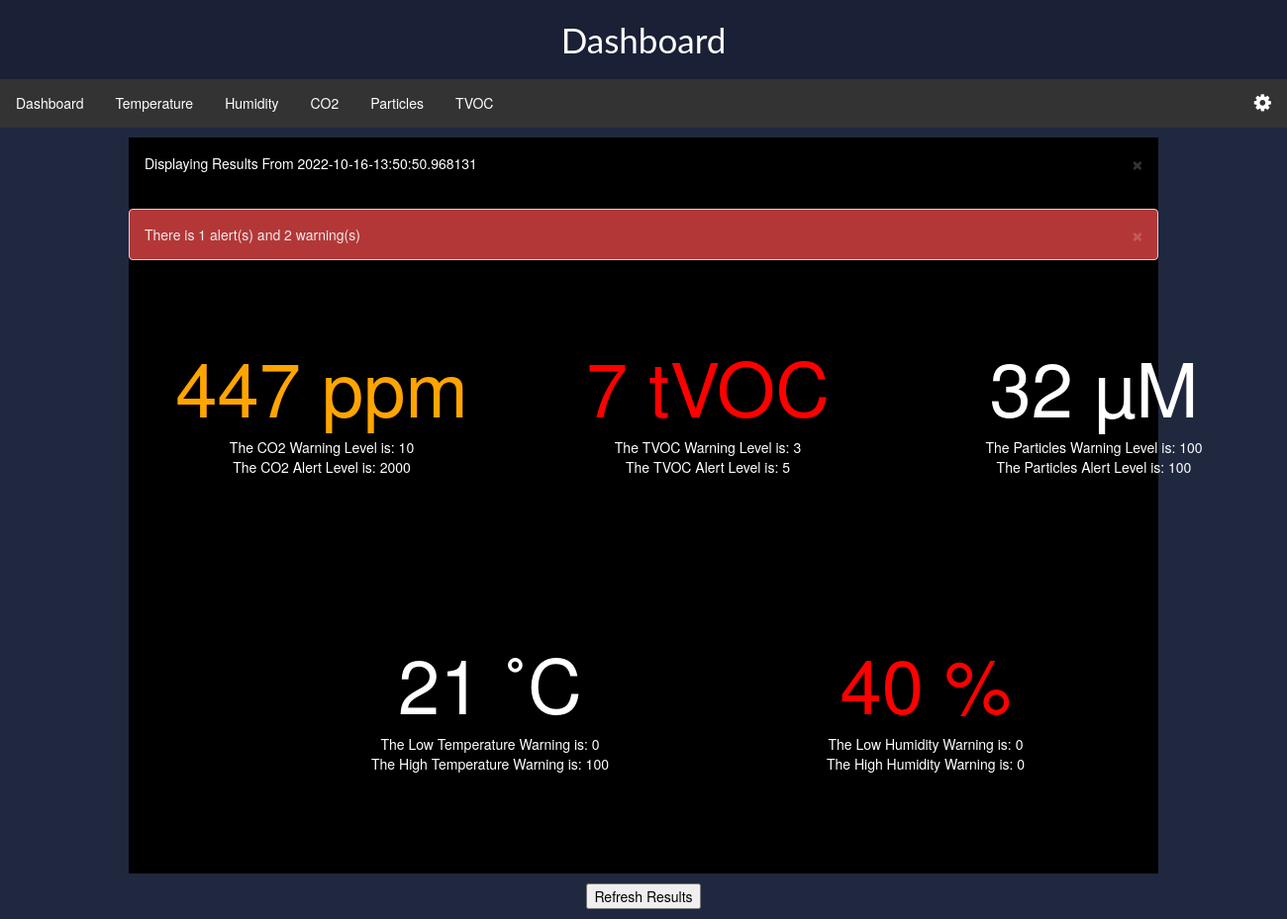
Before: /main_dashboard with the older database file.
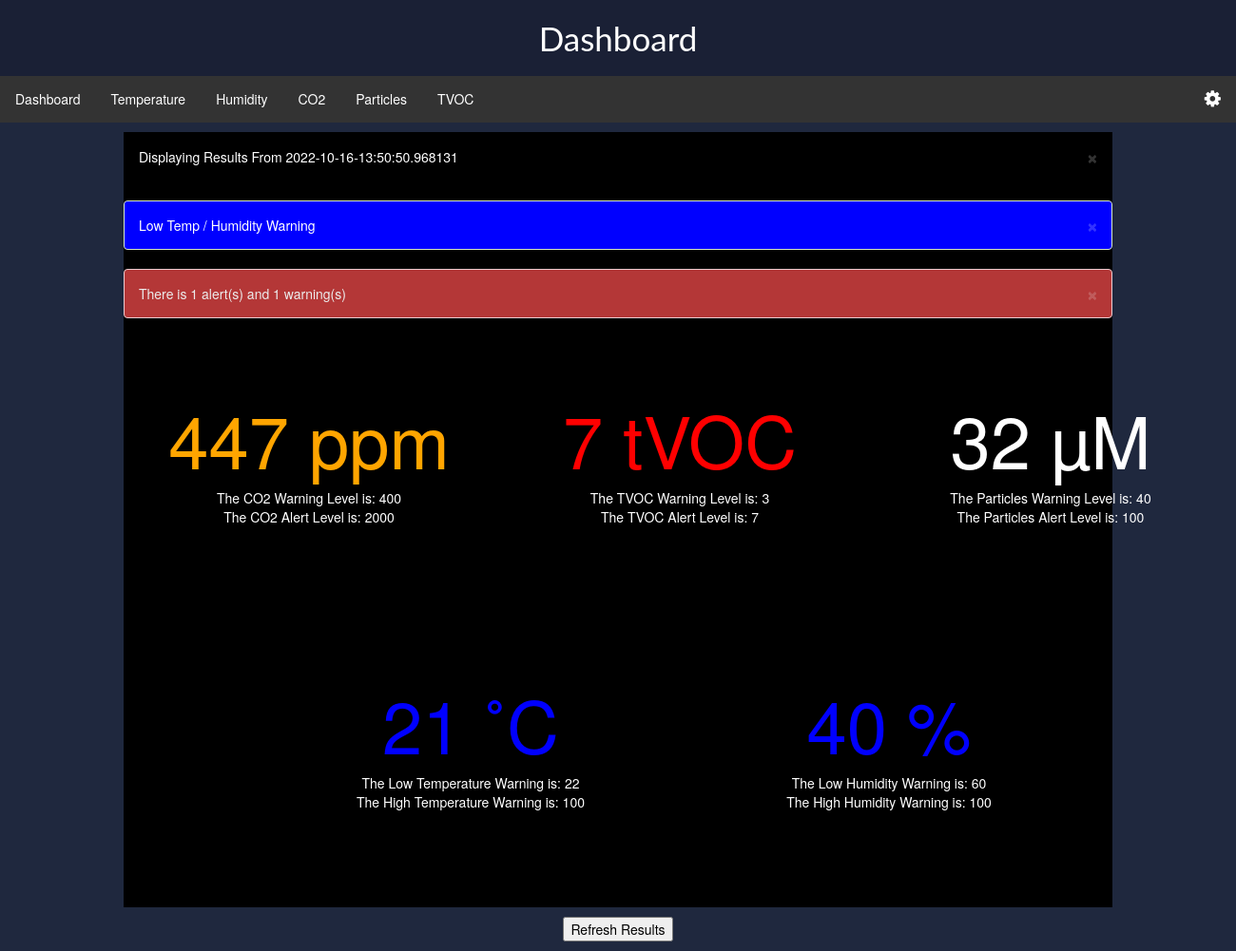
After: the same page with the newer database file.
### app/models.py (models this page shows, shortened)
class PaginatedAPIMixin(object):
    @staticmethod
    def to_collection_dict(query, page, per_page, endpoint, **kwargs):
        resources = query.paginate(page, per_page, False)
        data = {
            "items": [item.to_dict() for item in resources.items],
            "_meta": {
                "page": page,
                "per_page": per_page,
                "total_pages": resources.pages,
                "total_items": resources.total,
            },
            "_links": {
                "self": url_for(endpoint, page=page, per_page=per_page, **kwargs),
                "next": url_for(endpoint, page=page + 1, per_page=per_page, **kwargs)
                if resources.has_next
                else None,
                "prev": url_for(endpoint, page=page - 1, per_page=per_page, **kwargs)
                if resources.has_prev
                else None,
            },
        }
        return data

class AirQuality(PaginatedAPIMixin, db.Model):
    timestamp = db.Column(
        db.String(64),
        index=True,
        default=str(datetime.now()).replace(" ", "-"),
        nullable=False,
        primary_key=True,
    )
    js_timestamp = db.Column(
        db.Integer,
        default=time.mktime(datetime.now().timetuple()) * 1000,
    )
    temp = db.Column(db.Integer)
    humidity = db.Column(db.Integer)
    particles = db.Column(db.Integer)
    eco2 = db.Column(db.Integer)
    tvoc = db.Column(db.Integer)
    def to_dict(self):
        data = {
            "timestamp": self.timestamp,
            "js_timestamp": self.js_timestamp,
            "temp": self.temp,
            "humidity": self.humidity,
            "particles": self.particles,
            "eco2": self.eco2,
            "tvoc": self.tvoc,
        }
        return data

class Settings(db.Model):
    id = db.Column(db.Integer, primary_key=True)
    temperature_lower_bound = db.Column(
        db.Integer,
        default=0)
    temperature_upper_bound = db.Column(
        db.Integer,
        default=100)
    humidity_lower_bound = db.Column(
        db.Integer,
        default=0)
    humidity_upper_bound = db.Column(
        db.Integer,
        default=100)
    co2_lower_bound = db.Column(
        db.Integer,
        default=1000)
    co2_upper_bound = db.Column(
        db.Integer,
        default=2000)
    particles_lower_bound = db.Column(
        db.Integer,
        default=50)
    particles_upper_bound = db.Column(
        db.Integer,
        default=100)
    tvoc_lower_bound = db.Column(
        db.Integer,
        default=3)
    tvoc_upper_bound = db.Column(
        db.Integer,
        default=5)

### app/routes.py (the view, shortened to what this page needs)
@app.route("/")
@app.route("/main_dashboard")
def main_dashboard():
    settings = Settings.query.filter_by(id=0).first()
    airqualityList = AirQuality.query.all()[-1]
    check = list(airqualityList.to_dict().values())[2:] == [0,0,0,0,0]
    if(check):
        airqualityList = AirQuality.query.all()[-2]
        flash('Displaying Results From {date}'.format(date=list(airqualityList.to_dict().values())[0]))
    timestamp = airqualityList.timestamp
    if(not timestamp):
        timestamp=0
    temp = airqualityList.temp
    if(not temp):
        temp=0
    humidity = airqualityList.humidity
    if(not humidity):
        humidity=0
    particles = airqualityList.particles
    if(not particles):
        particles=0
    eco2 = airqualityList.eco2
    if(not eco2):
        eco2=0
    tvoc = airqualityList.tvoc
    if(not tvoc):
        tvoc=0
    alert_count = 0
    warning_count = 0
    low_count = 0
    if (temp >= settings.temperature_upper_bound):
        warning_count+=1
    if (temp <= settings.temperature_lower_bound):
        low_count+=1
    if (humidity >= settings.humidity_upper_bound):
        warning_count+=1
    if (humidity <= settings.humidity_lower_bound):
        low_count+=1
    if (particles >= settings.particles_upper_bound):
        alert_count+=1
    elif(particles >= settings.particles_lower_bound):
        warning_count+=1
    if (eco2 >= settings.co2_upper_bound):
        alert_count+=1
    elif(eco2 >= settings.co2_lower_bound):
        warning_count+=1
    if (tvoc >= settings.tvoc_upper_bound):
        alert_count+=1
    elif(tvoc >= settings.tvoc_lower_bound):
        warning_count+=1
    if(low_count != 0):
        flash("Low Temp / Humidity Warning", 'low')
    if(warning_count == 0 and alert_count == 0 and low_count == 0):
        flash("The Air Quality is Good", 'success')
    elif(warning_count != 0 and alert_count != 0):
        flash("There is {alerts} alert(s) and {warnings} warning(s)".format(alerts=alert_count, warnings=warning_count), 'danger')
    elif(alert_count == 0):
        flash("There is {warnings} warning(s)".format(warnings=warning_count), 'warning')
    else:
        flash("There is {alerts} alert(s)".format(alerts=alert_count),'danger')
    return render_template('main_dashboard.html',
    timestamp=timestamp,temp = temp, humidity = humidity,
    particles = particles, eco2 = eco2, tvoc = tvoc,
    settings_data = settings)

### app/templates/main_dashboard.html (shortened to what this page needs)
{% extends "base.html" %}
{% block javascriptsLink %}
<link rel="stylesheet" href="https://cdnjs.cloudflare.com/ajax/libs/font-awesome/4.7.0/css/font-awesome.min.css">
<link rel="stylesheet" href="https://maxcdn.bootstrapcdn.com/bootstrap/3.4.1/css/bootstrap.min.css">
{% endblock javascriptsLink %}
{% block heading %}Dashboard{% endblock %}
{% block content %}
    <div class="centered">
      {% with messages = get_flashed_messages(with_categories=true) %}
        {% if messages %}
          {% for category, message in messages %}
          <div class = "alert alert-{{category}} alert-dismissible">
            <span>
              {{message}}
            </span>
            <button type ="button" class="close" data-dismiss="alert" aria-label ="Close">
              <span aria-hidden = "true"> &times;</span>
            </button>
          </div>
          {% endfor %}
        {% endif %}
      {% endwith %}
      <div class ="container">
        <div class="row row-tiles">
          <div class="column-4 project-1 col-md-6">
            <h2 class="project-text co2" value={{eco2}} >{{eco2}} ppm</h2>
            <div class="settings low_co2_settings">The CO2 Warning Level is: {{settings_data.co2_lower_bound}}</div>
            <div class="settings high_co2_settings">The CO2 Alert Level is: {{settings_data.co2_upper_bound}}</div>
          </div>
          <div class="column-4 project-1 col-md-6">
            <h2 class="project-text tvoc">{{tvoc}} tVOC</h2>
            <div class="settings low_tvoc_settings">The TVOC Warning Level is: {{settings_data.tvoc_lower_bound}}</div>
            <div class="settings high_tvoc_settings">The TVOC Alert Level is: {{settings_data.tvoc_upper_bound}}</div>
          </div>
          <div class="column-4 project-1 col-md-6">
              <h2 class="project-text particles">{{particles}} µM</h2>
              <div class="settings low_particles_settings">The Particles Warning Level is: {{settings_data.particles_lower_bound}}</div>
              <div class="settings high_particles_settings">The Particles Alert Level is: {{settings_data.particles_upper_bound}}</div>
          </div>
        </div>
        <div class="row row-tiles">
          <div class="column-5 project-1 col-md-4">
            <h2 id="temperature" class="project-text parm temp">{{temp}} ˚C</h2>
            <div class="settings low_temp_settings">The Low Temperature Warning is: {{settings_data.temperature_lower_bound}}</div>
            <div class="settings high_temp_settings">The High Temperature Warning is: {{settings_data.temperature_upper_bound}}</div>
          </div>
          <div class="column-5 project-1 col-md-4">
              <h2 class="project-text humidity">{{humidity}} %</h2>
              <div class="settings low_humidity_settings">The Low Humidity Warning is: {{settings_data.humidity_lower_bound}}</div>
              <div class="settings high_humidity_settings">The High Humidity Warning is: {{settings_data.humidity_upper_bound}}</div>
          </div>
        </div>
      </div>
    </div>
    <div class="refresh">
      <button class="refresh" onClick="window.location.reload();">Refresh Results</button>
      </div>
  {% endblock %}

### app/templates/base.html (shortened to what this page needs)
<!DOCTYPE html>
<html>
  <head>
    <link rel="stylesheet" href="{{url_for('static', filename='styles/css/main_dashboard.css')}}">
    {% block javascriptsLink %}{% endblock javascriptsLink %}
  </head>
  <body>
    <div class='heading'>{% block heading %}{% endblock %}</div>
    <div style="position: sticky; top: 0; z-index: 4;">
        <ul>
            <li><a href="/main_dashboard">Dashboard</a></li>
            <li><a href="/main_temperature">Temperature</a></li>
            <li><a href="/main_humidity">Humidity</a></li>
            <li><a href="/main_co2">CO2</a></li>
            <li><a href="/main_particles">Particles</a></li>
            <li><a href="/main_dust">TVOC</a></li>
            <li style="float: right;"><a href="/main_settings"><i class="fa fa-gear" style="font-size:20px;"></i></a></li>
          </ul>
    </div>
    {% block content %}{% endblock %}
  </body>
  </html>

### app/static/styles/css/main_dashboard.css (style rules this page uses)
body { background-color: rgb(31, 40, 62) !important; color: white !important; margin: 0; font-family: Lato,sans-serif; font-size: 1rem; line-height: 1.5; overflow-x: hidden; }
.heading { text-align: center; padding: 15px; font-size: 35px; font-family: Lato,sans-serif; background-color: rgb(26, 32, 53); }
ul { list-style-type: none; margin: 0; padding: 0; overflow: hidden; background-color: #333 !important; }
li { float: left; }
li a { display: block; color: rgb(255, 255, 255) !important; text-align: center !important; padding: 14px 16px !important; text-decoration: none !important; }
.column-4 { float: left; width: 30%; padding: 20px; margin: 25px; height: 250px; }
.column-5 { align-items: center; justify-content: center; text-align: center; width: 25%; padding: 20px; margin: 25px; height: 250px; }
.project-text { font-size: 76px; text-align: center; color: #ffffff; }
.centered { background: black; margin: 0 auto; width: 80%; }
.alert-danger { color: #ececec !important; background-color: #b43737 !important; border-color: #ebccd1 !important; }
.alert-low { color: white !important; background-color: blue !important; border-color: #d6e9c6 !important; }
.row-tiles { align-items: center; justify-content: center; display : flex; }
.refresh { display: flex; justify-content: center; }
button.refresh { color: black; margin: 10px border-radius: 15px; margin: 10px; }
.settings { display: flex; justify-content: center; align-items: center; text-align: center; }

Changed rows visible on the page:
changed Settings: co2_lower_bound "10" → "400"; tvoc_upper_bound "5" → "7"; particles_lower_bound "100" → "40"; temperature_lower_bound "0" → "22"; humidity_lower_bound "0" → "60"; humidity_upper_bound "0" → "100"
Other visible differences:
new list line: "Low Temp / Humidity Warning ×"
new list line: "There is 1 alert(s) and 1 warning(s) ×"
list line gone: "There is 1 alert(s) and 2 warning(s) ×"
